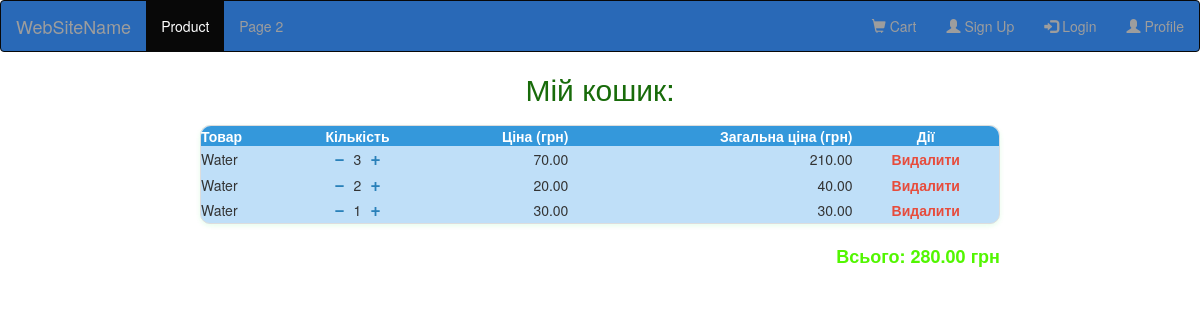
/cart/ (signed in), run on the app's committed database.
### myweb/models.py (models this page shows, shortened)
class Cart(models.Model):
    user = user = models.ForeignKey(settings.AUTH_USER_MODEL, on_delete=models.CASCADE, null=True, blank=True)
    product = models.ForeignKey(Product, on_delete=models.CASCADE)
    quantity = models.PositiveIntegerField(default=1)
    def get_total_price(self):
        return self.product.price * self.quantity

class Product(models.Model):
    name = models.CharField(max_length=250)
    description = models.TextField()
    price = models.DecimalField(max_digits=10, decimal_places=2)
    image_url = models.URLField()

### myweb/views.py (the view)
# urls.py: path('cart/', views.cart_view, name='cart_view'),
def cart_view(request):
    if not request.user.is_authenticated:
        return redirect('login_view')
    cart_items = Cart.objects.filter(user=request.user)
    total = sum(item.get_total_price() for item in cart_items)
    return render(request, 'cart.html', {'cart_items': cart_items, 'total': total})

### myweb/templates/cart.html (shortened to what this page needs)
{% extends "base.html" %}
{% block content %}
<h2 style="text-align: center; color: #186b0a;">Мій кошик:</h2>
{% if cart_items %}
<table border="0" cellpadding="10" cellspacing="0" style="
    border-collapse: separate;
    border-spacing: 0;
    width: 90%; max-width: 800px;
    margin: 20px auto;
    background-color: #bfdff8;
    border: 1px solid #ddd;
    border-radius: 10px;
    box-shadow: 0 2px 5px rgba(3, 233, 64, 0.1);
">
    <thead>
        <tr style="background-color: #3498db; color: white; font-weight: bold; border-top-left-radius: 10px; border-top-right-radius: 10px;">
            <th style="text-align: left; border-top-left-radius: 10px;">Товар</th>
            <th style="text-align: center;">Кількість</th>
            <th style="text-align: right;">Ціна (грн)</th>
            <th style="text-align: right;">Загальна ціна (грн)</th>
            <th style="text-align: center; border-top-right-radius: 10px;">Дії</th>
        </tr>
    </thead>
    <tbody>
    {% for item in cart_items %}
        <tr style="border-bottom: 1px solid #ddd;">
            <td>{{ item.product.name }}</td>
            <td style="text-align: center;">
                <a href="{% url 'update_quantity' item.id 'decrease' %}" style="text-decoration: none; font-weight: bold; font-size: 18px; margin-right: 5px; color: #2980b9;">−</a>
                {{ item.quantity }}
                <a href="{% url 'update_quantity' item.id 'increase' %}" style="text-decoration: none; font-weight: bold; font-size: 18px; margin-left: 5px; color: #2980b9;">+</a>
            </td>
            <td style="text-align: right;">{{ item.product.price }}</td>
            <td style="text-align: right;">{{ item.get_total_price }}</td>
            <td style="text-align: center;">
                <a href="{% url 'remove_from_cart' item.id %}" style="color: #e74c3c; text-decoration: none; font-weight: bold;">Видалити</a>
            </td>
        </tr>
    {% endfor %}
    </tbody>
</table>
<p style="text-align: right; max-width: 800px; margin: 15px auto 0 auto; font-weight: bold; font-size: 18px; color: #52f601;">
    Всього: {{ total }} грн
</p>
{% else %}
<p style="text-align: center; font-style: italic; color: #7f8c8d;">Кошик порожній</p>
{% endif %}
{% endblock %}

### myweb/templates/base.html (shortened to what this page needs)
<!DOCTYPE html>
<html lang="en">
<head>
  <link rel="stylesheet" href="https://maxcdn.bootstrapcdn.com/bootstrap/3.4.1/css/bootstrap.min.css">
</head>
<body>
<nav class="navbar navbar-inverse" style="background-color: #2969b7;">
  <div class="container-fluid">
    <div class="navbar-header">
      <a class="navbar-brand" href="#">WebSiteName</a>
    </div>
    <ul class="nav navbar-nav">
      <li class="active"><a href="{% url 'product' %}">Product</a></li>
      <li><a href="#">Page 2</a></li>
    </ul>
    <ul class="nav navbar-nav navbar-right">
      <li><a href="{% url 'cart_view' %}"><span class="glyphicon glyphicon-shopping-cart"></span> Cart </a></li>
      <li><a href="{% url 'register' %}"><span class="glyphicon glyphicon-user"></span> Sign Up </a></li>
      <li><a href="{% url 'login_view' %}"><span class="glyphicon glyphicon-log-in"></span> Login </a></li>
      <li><a href="{% url 'profile' %}"><span class="glyphicon glyphicon-user"></span> Profile </a></li>
    </ul>
  </div>
</nav>
{% block content %}
{% endblock %}
</body>
</html>

### data on the page
Cart: product.name "Water", quantity "3", product.price "70.00", get_total_price "210.00"
Cart: product.name "Water", quantity "2", product.price "20.00", get_total_price "40.00"
Cart: product.name "Water", quantity "1", product.price "30.00", get_total_price "30.00"

### other printed values
{{ total }} "280.00"
